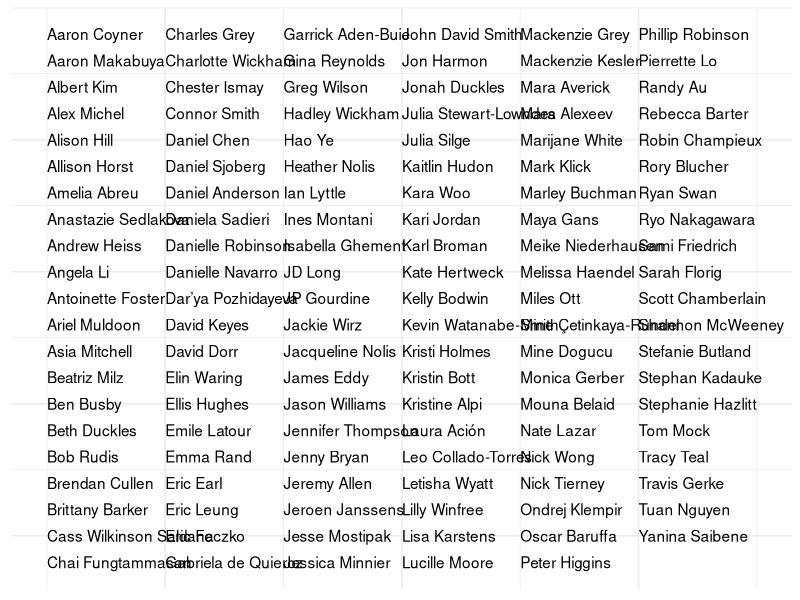

This chart was generated by the following R code:
## ---- chunk 1
library(tidyverse)
gratitude <- readr::read_csv("gratitude.csv") |> arrange(First)
col_num <- rep(1:6, each=21)[1:nrow(gratitude)]
row_num <- rep(seq(1:21), 6)[1:nrow(gratitude)]
gratitude <- gratitude |> mutate(name=paste(First, Last), 
                                 col_num = col_num, row_num=-row_num) 

ggplot(gratitude) + aes(y=row_num,x=col_num, label = as.character(name),
                        check_overlap=TRUE, hjust=0) + geom_text() + 
  theme_minimal() + xlim(1,7) + theme(axis.text = element_blank(), 
                                      axis.title = element_blank(), 
                                      panel.background = element_blank())
